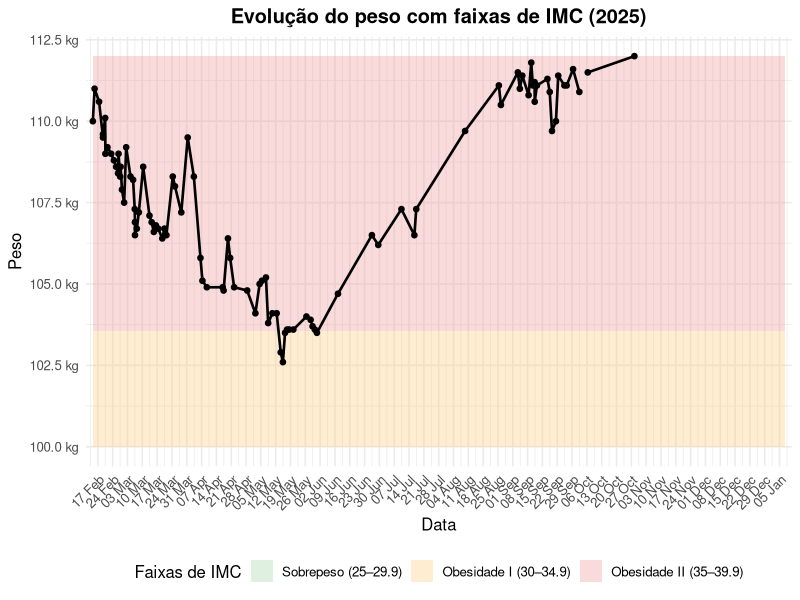

Source code (R):
## ---- chunk 1
#| label: tbl-voluntariados
#| tbl-cap: Assinatura dos voluntariados

library(readr)
library(dplyr)
library(knitr)

voluntariados <- read_csv("csv/voluntariados.csv")


kable(voluntariados, format = "pipe")
## ---- chunk 2
library(readr)
library(dplyr)
library(knitr)

participacao_em_equipe <- read_csv(
  "csv/participacao_em_equipe.csv",
  col_types = cols(`Data Início` = col_date(format = "%d/%m/%Y"))
) %>%
  select(-`Cód. Turma`) %>%           # Remove a coluna
  mutate(`Data Início` = format(`Data Início`, "%d/%m/%Y"))  # Reformatar data

kable(participacao_em_equipe, format = "pipe")
## ---- chunk 3
library(readr)
library(dplyr)
library(knitr)

historico <- read_csv(
  "csv/historico.csv",
  col_types = cols(`Data Início` = col_date(format = "%d/%m/%Y"))
) %>%
  select(-`Cód.Turma`) %>%  # Remove a coluna de código da turma
  mutate(`Data Início` = format(`Data Início`, "%d/%m/%Y"))  # Reformatar data

kable(historico, format = "pipe")
## ---- chunk 4
#| label: tbl-compras
#| tbl-cap: Lista das compras
library(readr)
library(dplyr)
library(knitr)

compras <- read_csv(
  "csv/compras.csv",
  col_types = cols(Data = col_date(format = "%m/%d/%Y"))
) %>%
  select(Data, Loja, Categoria, Produto) %>%  # Mantém apenas as 4 primeiras colunas
  mutate(Data = format(Data, "%d/%m/%Y"))     # Reformatar data para dd/mm/aaaa

kable(compras, format = "pipe")
## ---- chunk 5
#| label: tbl-acoplamentarium
#| tbl-cap: Cursos de Acoplamentarium de 2025
#| 
library(readr)
library(dplyr)
library(knitr)

acomplamentarium <- read_csv(
  "csv/acoplamentarium.csv",
  col_types = cols(Data = col_date(format = "%d/%m/%Y"))
) %>%
  mutate(Data = format(Data, "%d/%m/%Y"))  # Formatar datas no padrão dd/mm/aaaa

kable(acomplamentarium, format = "pipe")
## ---- chunk 6
#| label: fig-peso-mmc-2025
#| fig-cap: "Evolução do peso em com faixas de IMC (OMS) - 2025"
#| echo: false

library(readr)
library(dplyr)
library(lubridate)
library(ggplot2)
library(scales)
library(tibble)

# === PARAMETRO: sua altura em metros ===
altura_m <- 1.72  # <- ajuste aqui

# Função para converter IMC em peso (kg) dado altura
peso_imc <- function(imc, h) imc * h^2

# Cortes OMS para obesidade
w30 <- peso_imc(30, altura_m)  # início Obesidade I
w35 <- peso_imc(35, altura_m)  # início Obesidade II
w40 <- peso_imc(40, altura_m)  # início Obesidade III

# Intervalo que você quer destacar no gráfico
ymin_plot <- 100
ymax_plot <- 112

# Tabela de faixas com cores mais nítidas
faixas <- tribble(
  ~cat,             ~ymin, ~ymax, ~fill,
  "Sobrepeso (25–29.9)",                peso_imc(25, altura_m), min(w30, ymax_plot), "#A5D6A7",
  "Obesidade I (30–34.9)",              max(w30, ymin_plot),     min(w35, ymax_plot), "#FFCC80",
  "Obesidade II (35–39.9)",             max(w35, ymin_plot),     min(w40, ymax_plot), "#EF9A9A",
  "Obesidade III (≥40)",                max(w40, ymin_plot),     ymax_plot,           "#F48FB1"
) %>%
  filter(ymax > ymin) %>%
  mutate(ymin = pmax(ymin, ymin_plot),
         ymax = pmin(ymax, ymax_plot))

# Lê e prepara os dados
dados <- read_csv("csv/TrackAndGraph-20260122-204431.csv")

peso_2025 <- dados %>%
  filter(FeatureName == "Peso") %>%
  mutate(
    Timestamp = ymd_hms(Timestamp),
    Value = as.numeric(Value)
  ) %>%
  filter(year(Timestamp) == 2025 | year(Timestamp) == 2026) %>%
  arrange(Timestamp)

# limites do eixo X para pintar as faixas no fundo
xmin <- min(peso_2025$Timestamp, na.rm = TRUE)
xmax <- max(peso_2025$Timestamp, na.rm = TRUE)

# Define locale para português
Sys.setlocale("LC_TIME", "pt_BR.UTF-8") # Windows: "Portuguese_Brazil.1252"

ggplot() +
  # Faixas de IMC no fundo
  geom_rect(data = faixas,
            aes(xmin = xmin, xmax = xmax, ymin = ymin, ymax = ymax, fill = cat),
            inherit.aes = FALSE, alpha = 0.35, color = NA) +
  # Série temporal do peso
  geom_line(data = peso_2025, aes(x = Timestamp, y = Value), linewidth = 0.9) +
  geom_point(data = peso_2025, aes(x = Timestamp, y = Value), size = 1.6) +
  # Escalas
  scale_x_datetime(
    date_labels = "%d %b",   # dia + mês abreviado em português
    date_breaks = "1 week",
    expand = expansion(mult = c(0.01, 0.01))
  ) +
  scale_y_continuous(limits = c(ymin_plot, ymax_plot), labels = label_number(suffix = " kg")) +
  # Cores e legenda
  scale_fill_manual(
    name = "Faixas de IMC",
    values = setNames(faixas$fill, faixas$cat),
    breaks = faixas$cat
  ) +
  labs(
    title = "Evolução do peso com faixas de IMC (2025)",
    x = "Data",
    y = "Peso"
  ) +
  theme_minimal(base_size = 12) +
  theme(
    plot.title = element_text(face = "bold", hjust = 0.5),
    axis.text.x = element_text(angle = 45, hjust = 1),
    legend.position = "bottom"
  )


